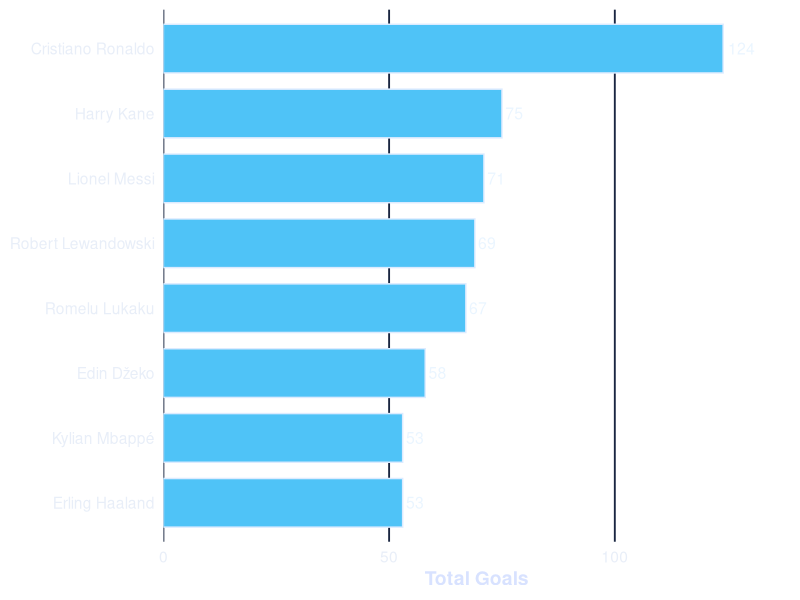
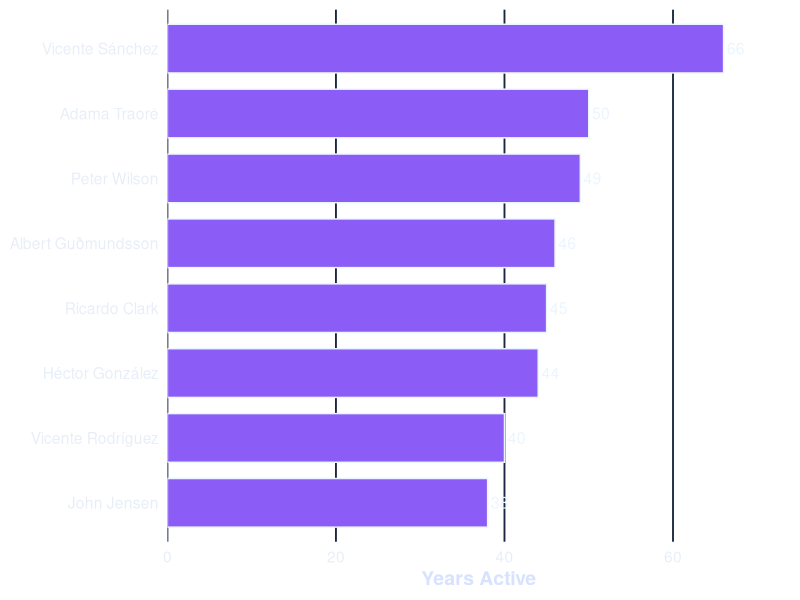
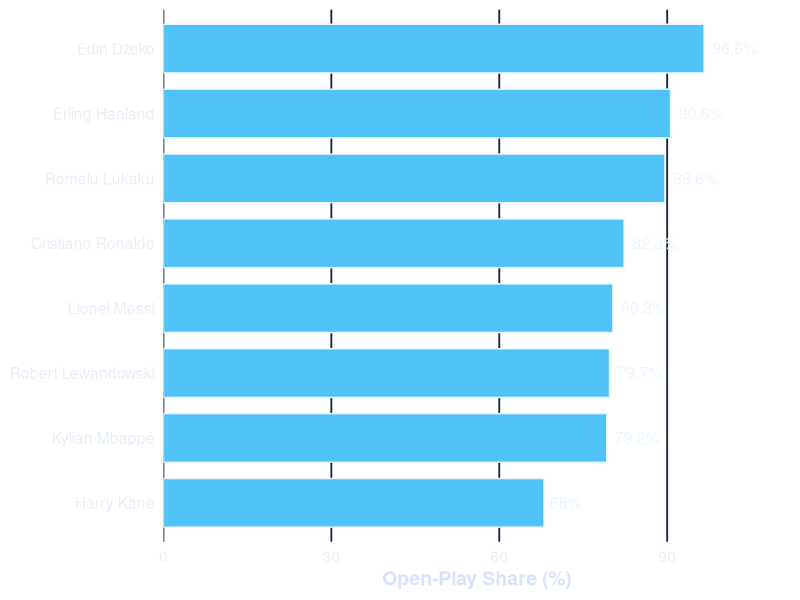

The R script that drew these images, in order:
## ---- chunk 1
#| echo: false
#| warning: false
#| message: false
library(dplyr)
library(readr)
library(ggplot2)
library(forcats)

clean_goals <- read_csv("goalscorers_cleaned.csv", show_col_types = FALSE)
## ---- chunk 2
    #| echo: false
    #| warning: false
    #| message: false
    ranked_scorers <- clean_goals |>
      filter(!is.na(scorer)) |>
      count(scorer, name = "total_goals", sort = TRUE) |>
      head(8)

    ggplot(ranked_scorers, aes(x = fct_reorder(scorer, total_goals), y = total_goals)) +
      geom_col(fill = "#4FC3F7", color = "#DCEBFF", width = 0.75) +
      geom_text(aes(label = total_goals), hjust = -0.18, size = 4, color = "#EAF5FF") +
      coord_flip() +
      theme_minimal(base_size = 14) +
      scale_y_continuous(expand = expansion(mult = c(0, 0.12))) +
      labs(title = NULL, x = NULL, y = "Total Goals") +
      theme(
        plot.background = element_rect(fill = "transparent", color = NA),
        panel.background = element_rect(fill = "transparent", color = NA),
        plot.title = element_text(face = "bold", size = 18, color = "#FFFFFF"),
        axis.text = element_text(color = "#E8EEF8"),
        axis.title = element_text(color = "#D8E2FF", face = "bold"),
        panel.grid.major.y = element_blank(),
        panel.grid.minor = element_blank(),
        panel.grid.major.x = element_line(color = "#1A2641"),
        legend.position = "none"
      )
## ---- chunk 3
    #| echo: false
    #| warning: false
    #| message: false
    longevity <- clean_goals |>
      filter(!is.na(scorer), !is.na(year)) |>
      group_by(scorer) |>
      summarise(
        first_year = min(year),
        last_year = max(year),
        years_active = last_year - first_year + 1,
        .groups = "drop"
      ) |>
      arrange(desc(years_active)) |>
      head(8)

    ggplot(longevity, aes(x = fct_reorder(scorer, years_active), y = years_active)) +
      geom_col(fill = "#8B5CF6", color = "#EAF5FF", width = 0.75) +
      geom_text(aes(label = years_active), hjust = -0.18, size = 4, color = "#EAF5FF") +
      coord_flip() +
      theme_minimal(base_size = 14) +
      scale_y_continuous(expand = expansion(mult = c(0, 0.12))) +
      labs(title = NULL, x = NULL, y = "Years Active") +
      theme(
        plot.background = element_rect(fill = "transparent", color = NA),
        panel.background = element_rect(fill = "transparent", color = NA),
        axis.text = element_text(color = "#E8EEF8"),
        axis.title = element_text(color = "#D8E2FF", face = "bold"),
        panel.grid.major.y = element_blank(),
        panel.grid.minor = element_blank(),
        panel.grid.major.x = element_line(color = "#1A2641"),
        legend.position = "none"
      )
## ---- chunk 4
    #| echo: false
    #| warning: false
    #| message: false
    top_scorers <- clean_goals |>
      filter(!is.na(scorer)) |>
      count(scorer, name = "total_goals", sort = TRUE) |>
      head(8)

    style_summary <- clean_goals |>
      filter(!is.na(scorer), !is.na(goal_type), scorer %in% top_scorers$scorer) |>
      count(scorer, goal_type, name = "goals") |>
      group_by(scorer) |>
      mutate(total_goals = sum(goals)) |>
      ungroup() |>
      filter(goal_type == "Open Play") |>
      mutate(open_play_share = round(100 * goals / total_goals, 1)) |>
      arrange(desc(open_play_share))

    ggplot(style_summary, aes(x = fct_reorder(scorer, open_play_share), y = open_play_share)) +
      geom_col(fill = "#4FC3F7", color = "#EAF5FF", width = 0.75) +
      geom_text(aes(label = paste0(open_play_share, "%")), hjust = -0.18, size = 4, color = "#EAF5FF") +
      coord_flip() +
      theme_minimal(base_size = 14) +
      scale_y_continuous(expand = expansion(mult = c(0, 0.12)), limits = c(0, 100)) +
      labs(title = NULL, x = NULL, y = "Open-Play Share (%)") +
      theme(
        plot.background = element_rect(fill = "transparent", color = NA),
        panel.background = element_rect(fill = "transparent", color = NA),
        axis.text = element_text(color = "#E8EEF8"),
        axis.title = element_text(color = "#D8E2FF", face = "bold"),
        panel.grid.major.y = element_blank(),
        panel.grid.minor = element_blank(),
        panel.grid.major.x = element_line(color = "#1A2641"),
        legend.position = "none"
      )
